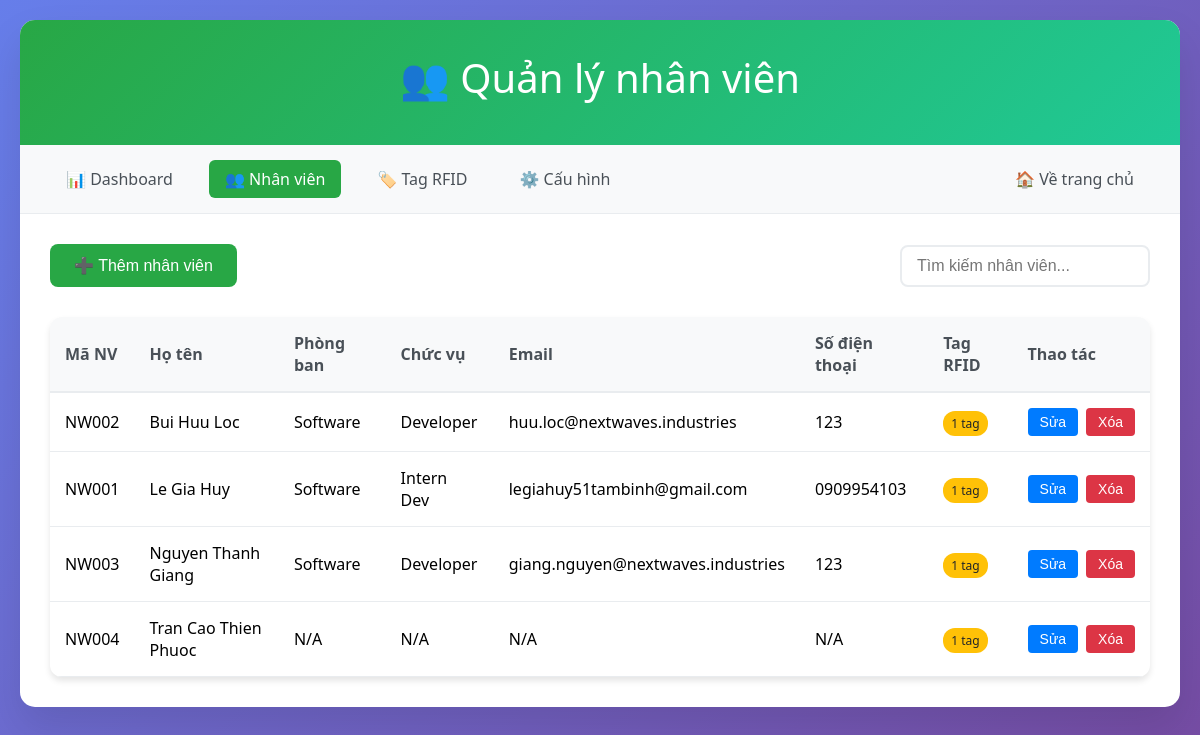
/admin/employees, run on the app's committed database.
### tables this page shows
CREATE TABLE employees (
            id INTEGER PRIMARY KEY AUTOINCREMENT,
            name TEXT NOT NULL,
            employee_code TEXT UNIQUE,
            department TEXT,
            position TEXT,
            email TEXT,
            phone TEXT,
            is_active BOOLEAN DEFAULT 1,
            created_at TEXT DEFAULT CURRENT_TIMESTAMP,
            updated_at TEXT DEFAULT CURRENT_TIMESTAMP
        );

### app.py (the view)
@app.route('/admin/employees')
def admin_employees():
    conn = sqlite3.connect('checkins.db')
    employees = conn.execute('''
        SELECT e.*,
               COUNT(et.id) as tag_count
        FROM employees e
        LEFT JOIN employee_tags et ON e.id = et.employee_id AND et.is_active = 1
        WHERE e.is_active = 1
        GROUP BY e.id
        ORDER BY e.name
    ''').fetchall()
    conn.close()
    return render_template('admin/employees.html', employees=employees)

### templates/admin/employees.html (shortened to what this page needs)
<!DOCTYPE html>
<html lang="vi">
  <head>
  </head>
  <body>
    <div class="container">
      <div class="header">
        <h1>👥 Quản lý nhân viên</h1>
      </div>
      <div class="nav">
        <a href="/admin">📊 Dashboard</a>
        <a href="/admin/employees" class="active">👥 Nhân viên</a>
        <a href="/admin/tags">🏷️ Tag RFID</a>
        <a href="/admin/config">⚙️ Cấu hình</a>
        <a href="/" style="margin-left: auto">🏠 Về trang chủ</a>
      </div>
      <div class="content">
        <div class="toolbar">
          <button class="add-btn" onclick="openAddModal()">
            ➕ Thêm nhân viên
          </button>
          <div class="search-box">
            <input
              type="text"
              class="search-input"
              placeholder="Tìm kiếm nhân viên..."
              onkeyup="filterEmployees()"
            />
          </div>
        </div>
        <table class="employees-table">
          <thead>
            <tr>
              <th>Mã NV</th>
              <th>Họ tên</th>
              <th>Phòng ban</th>
              <th>Chức vụ</th>
              <th>Email</th>
              <th>Số điện thoại</th>
              <th>Tag RFID</th>
              <th>Thao tác</th>
            </tr>
          </thead>
          <tbody id="employees-tbody">
            {% for emp in employees %}
            <tr data-employee-id="{{ emp[0] }}">
              <td>{{ emp[2] or 'N/A' }}</td>
              <td>{{ emp[1] }}</td>
              <td>{{ emp[3] or 'N/A' }}</td>
              <td>{{ emp[4] or 'N/A' }}</td>
              <td>{{ emp[5] or 'N/A' }}</td>
              <td>{{ emp[6] or 'N/A' }}</td>
              <td><span class="tag-count">{{ emp[10] }} tag</span></td>
              <td>
                <div class="action-buttons">
                  <button
                    class="btn-edit"
                    onclick="openEditModal('{{ emp[0] }}')"
                  >
                    Sửa
                  </button>
                  <button
                    class="btn-delete"
                    onclick="deleteEmployee('{{ emp[0] }}')"
                  >
                    Xóa
                  </button>
                </div>
              </td>
            </tr>
            {% endfor %}
          </tbody>
        </table>
      </div>
    </div>
  </body>
</html>

### templates/admin/employees.html (style rules this page uses)
* { margin: 0; padding: 0; box-sizing: border-box; }
body { font-family: "Segoe UI", Tahoma, Geneva, Verdana, sans-serif; background: linear-gradient(135deg, #667eea 0%, #764ba2 100%); min-height: 100vh; padding: 20px; }
.container { max-width: 1400px; margin: 0 auto; background: white; border-radius: 15px; box-shadow: 0 20px 40px rgba(0, 0, 0, 0.1); overflow: hidden; }
.header { background: linear-gradient(135deg, #28a745 0%, #20c997 100%); color: white; padding: 30px; text-align: center; }
.header h1 { font-size: 2.5em; margin-bottom: 10px; font-weight: 300; }
.nav { background: #f8f9fa; padding: 15px 30px; border-bottom: 1px solid #e9ecef; display: flex; gap: 20px; align-items: center; flex-wrap: wrap; }
.nav a { text-decoration: none; color: #495057; padding: 8px 16px; border-radius: 6px; transition: all 0.3s ease; font-weight: 500; }
.nav a.active { background: #28a745; color: white; }
.content { padding: 30px; }
.toolbar { display: flex; justify-content: space-between; align-items: center; margin-bottom: 30px; flex-wrap: wrap; gap: 15px; }
.add-btn { background: #28a745; color: white; padding: 12px 24px; border: none; border-radius: 8px; cursor: pointer; font-size: 16px; font-weight: 500; transition: all 0.3s ease; }
.search-box { display: flex; gap: 10px; align-items: center; }
.search-input { padding: 10px 15px; border: 2px solid #e9ecef; border-radius: 8px; font-size: 16px; min-width: 250px; }
.employees-table { width: 100%; border-collapse: collapse; background: white; border-radius: 12px; overflow: hidden; box-shadow: 0 4px 6px rgba(0, 0, 0, 0.1); }
.employees-table th { background: #f8f9fa; padding: 15px; text-align: left; font-weight: 600; color: #495057; border-bottom: 2px solid #e9ecef; }
.employees-table td { padding: 15px; border-bottom: 1px solid #e9ecef; vertical-align: middle; }
.action-buttons { display: flex; gap: 8px; }
.btn-edit { background: #007bff; color: white; border: none; padding: 6px 12px; border-radius: 4px; cursor: pointer; font-size: 14px; transition: all 0.3s ease; }
.btn-delete { background: #dc3545; color: white; border: none; padding: 6px 12px; border-radius: 4px; cursor: pointer; font-size: 14px; transition: all 0.3s ease; }
.tag-count { background: #ffc107; color: #212529; padding: 4px 8px; border-radius: 12px; font-size: 12px; font-weight: 500; }

### data on the page
employees: employee_code "NW002", name "Bui Huu Loc", department "Software", position "Developer", email "huu.loc@nextwaves.industries", phone "123", is_active "1"
employees: employee_code "NW001", name "Le Gia Huy", department "Software", position "Intern Dev", email "legiahuy51tambinh@gmail.com", phone "0909954103", is_active "1"
employees: employee_code "NW003", name "Nguyen Thanh Giang", department "Software", position "Developer", email "giang.nguyen@nextwaves.industries", phone "123", is_active "1"
employees: employee_code "NW004", name "Tran Cao Thien Phuoc", department "N/A", position "N/A", email "N/A", phone "N/A", is_active "1"
